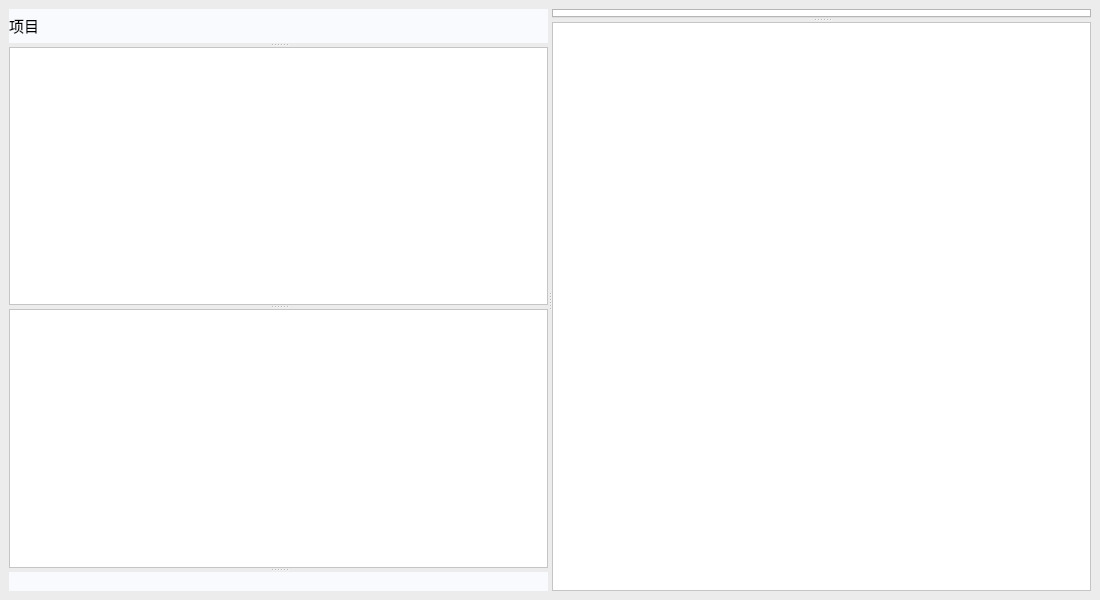
<?xml version="1.0" encoding="UTF-8"?>
<ui version="4.0">
 <class>Record</class>
 <widget class="QMainWindow" name="Record">
  <property name="geometry">
   <rect>
    <x>0</x>
    <y>0</y>
    <width>1100</width>
    <height>600</height>
   </rect>
  </property>
  <property name="windowTitle">
   <string>脚本录制</string>
  </property>
  <property name="styleSheet">
   <string notr="true">background-color: rgb(237, 236, 236);</string>
  </property>
  <widget class="QWidget" name="centralwidget">
   <layout class="QGridLayout" name="gridLayout">
    <item row="0" column="0">
     <widget class="QSplitter" name="splitter_3">
      <property name="orientation">
       <enum>Qt::Horizontal</enum>
      </property>
      <widget class="QSplitter" name="splitter_2">
       <property name="orientation">
        <enum>Qt::Vertical</enum>
       </property>
       <widget class="QWidget" name="widget" native="true">
        <property name="autoFillBackground">
         <bool>false</bool>
        </property>
        <property name="styleSheet">
         <string notr="true">background-color: #f9fafd;</string>
        </property>
        <layout class="QGridLayout" name="gridLayout_3">
         <item row="0" column="0">
          <widget class="QLabel" name="label">
           <property name="sizePolicy">
            <sizepolicy hsizetype="Minimum" vsizetype="Fixed">
             <horstretch>0</horstretch>
             <verstretch>0</verstretch>
            </sizepolicy>
           </property>
           <property name="font">
            <font>
             <family>幼圆</family>
             <pointsize>11</pointsize>
             <weight>50</weight>
             <bold>false</bold>
            </font>
           </property>
           <property name="text">
            <string>项目</string>
           </property>
          </widget>
         </item>
         <item row="0" column="1">
          <widget class="QPushButton" name="newMoudleBtn">
           <property name="enabled">
            <bool>true</bool>
           </property>
           <property name="sizePolicy">
            <sizepolicy hsizetype="Minimum" vsizetype="Fixed">
             <horstretch>0</horstretch>
             <verstretch>0</verstretch>
            </sizepolicy>
           </property>
           <property name="minimumSize">
            <size>
             <width>25</width>
             <height>25</height>
            </size>
           </property>
           <property name="maximumSize">
            <size>
             <width>25</width>
             <height>25</height>
            </size>
           </property>
           <property name="autoFillBackground">
            <bool>false</bool>
           </property>
           <property name="styleSheet">
            <string notr="true">selection-background-color: rgb(252, 252, 252);
border:none;
border-style: flat;</string>
           </property>
           <property name="text">
            <string/>
           </property>
           <property name="icon">
            <iconset resource="../../qrc/princekin.qrc">
             <normaloff>:/project.png</normaloff>:/project.png</iconset>
           </property>
           <property name="iconSize">
            <size>
             <width>32</width>
             <height>32</height>
            </size>
           </property>
          </widget>
         </item>
        </layout>
       </widget>
       <widget class="QTreeView" name="treeView">
        <property name="contextMenuPolicy">
         <enum>Qt::CustomContextMenu</enum>
        </property>
        <property name="styleSheet">
         <string notr="true">background-color: rgb(255, 255, 255);
border-color: rgb(255, 255, 255);</string>
        </property>
        <property name="selectionMode">
         <enum>QAbstractItemView::ExtendedSelection</enum>
        </property>
       </widget>
       <widget class="QListWidget" name="listWidget">
        <property name="styleSheet">
         <string notr="true">background-color: rgb(255, 255, 255);</string>
        </property>
        <property name="selectionMode">
         <enum>QAbstractItemView::SingleSelection</enum>
        </property>
       </widget>
       <widget class="QWidget" name="horizontalWidget" native="true">
        <property name="autoFillBackground">
         <bool>false</bool>
        </property>
        <property name="styleSheet">
         <string notr="true">background-color: #f9fafd;</string>
        </property>
        <layout class="QGridLayout" name="gridLayout_2">
         <item row="0" column="0">
          <widget class="QPushButton" name="pushButton">
           <property name="maximumSize">
            <size>
             <width>258</width>
             <height>36</height>
            </size>
           </property>
           <property name="autoFillBackground">
            <bool>false</bool>
           </property>
           <property name="styleSheet">
            <string notr="true">border:none;
border-color: rgb(252, 252, 252);
border-style: flat;</string>
           </property>
           <property name="text">
            <string/>
           </property>
           <property name="icon">
            <iconset resource="../../qrc/princekin.qrc">
             <normaloff>:/equipbtn.png</normaloff>:/equipbtn.png</iconset>
           </property>
           <property name="iconSize">
            <size>
             <width>258</width>
             <height>36</height>
            </size>
           </property>
          </widget>
         </item>
        </layout>
       </widget>
      </widget>
      <widget class="QSplitter" name="splitter">
       <property name="orientation">
        <enum>Qt::Vertical</enum>
       </property>
       <widget class="QTabWidget" name="tabWidget">
        <property name="styleSheet">
         <string notr="true">background-color: rgb(255, 255, 255);</string>
        </property>
        <property name="currentIndex">
         <number>-1</number>
        </property>
        <property name="tabsClosable">
         <bool>true</bool>
        </property>
       </widget>
       <widget class="QTextEdit" name="textEdit">
        <property name="styleSheet">
         <string notr="true">background-color: rgb(255, 255, 255);</string>
        </property>
       </widget>
      </widget>
     </widget>
    </item>
   </layout>
  </widget>
  <widget class="QMenuBar" name="menubar">
   <property name="geometry">
    <rect>
     <x>0</x>
     <y>0</y>
     <width>1100</width>
     <height>23</height>
    </rect>
   </property>
   <property name="layoutDirection">
    <enum>Qt::LeftToRight</enum>
   </property>
  </widget>
  <action name="actionAa">
   <property name="text">
    <string>aa</string>
   </property>
  </action>
  <action name="actionBb">
   <property name="text">
    <string>bb</string>
   </property>
  </action>
 </widget>
 <resources>
  <include location="../../qrc/princekin.qrc"/>
 </resources>
 <connections/>
</ui>
